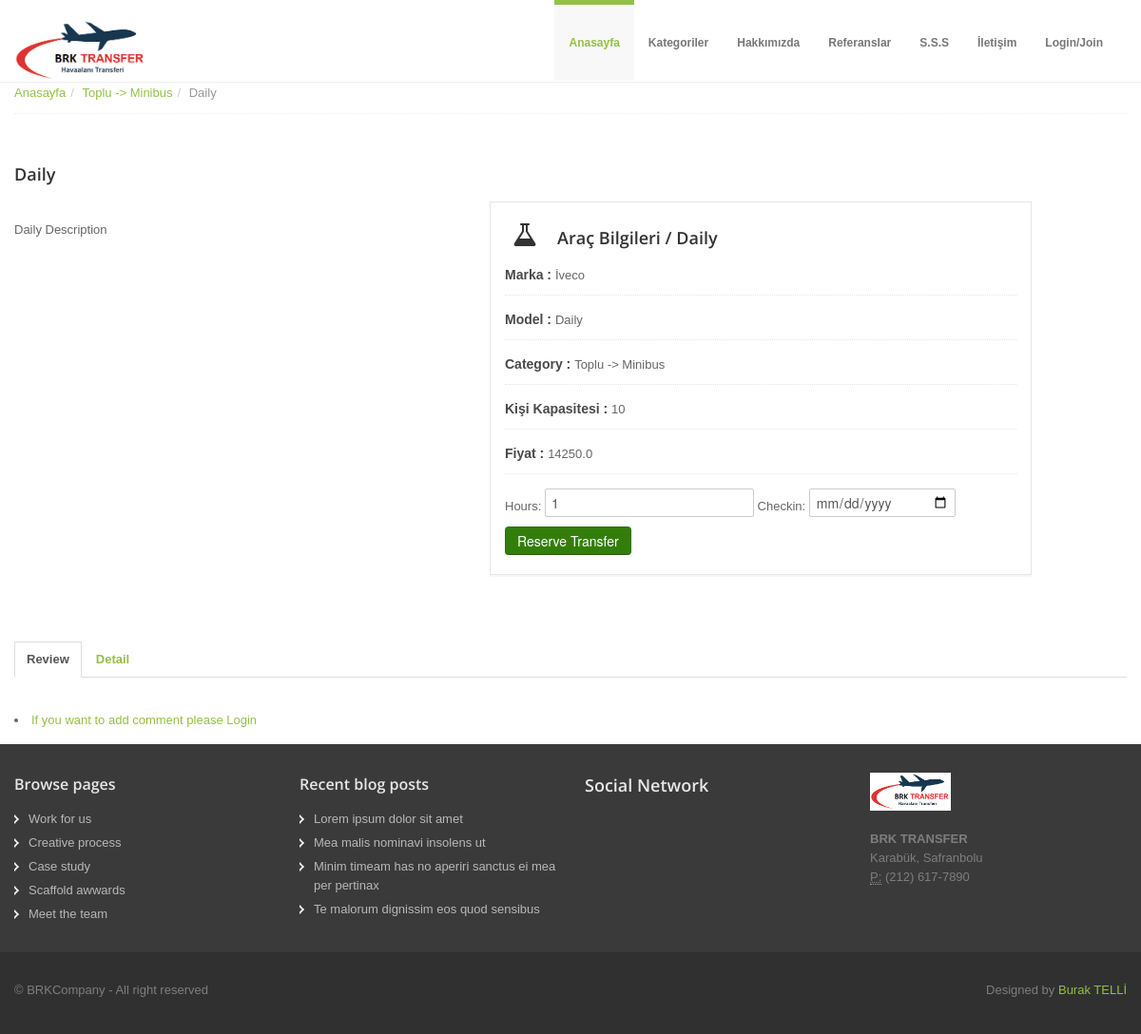
The page /car/9/daily/ on the database its author committed.
### car/models.py (models this page shows, shortened)
class Car(models.Model):
    STATUS = (
        ('True', 'Evet'),
        ('False', 'Hayır'),
    )
    category = models.ForeignKey(Category, on_delete=models.CASCADE)
    title = models.CharField(blank=True, max_length=150)
    keywords = models.CharField(blank=True, max_length=255)
    description = models.CharField(blank=True, max_length=255)
    marka = models.CharField(blank=True, max_length=255)
    model = models.CharField(blank=True, max_length=255)
    kisi_sayisi = models.IntegerField()
    image = models.ImageField(blank=True, upload_to='images/')
    price = models.FloatField()
    detail = RichTextUploadingField()
    slug = models.SlugField(null=False, unique=True)
    status = models.CharField(max_length=10, choices=STATUS)
    create_at = models.DateTimeField(auto_now_add=True)
    update_at = models.DateTimeField(auto_now = True)
    def image_tag(self):
        return mark_safe('<img src="{}" height="50"/>'.format(self.image.url))
    image_tag.short_description = 'Image'

class Category(MPTTModel):
    STATUS = (
        ('True', 'Evet'),
        ('False', 'Hayır'),
    )
    title = models.CharField(max_length=100)
    keywords = models.CharField(max_length=255)
    description = models.CharField(max_length=255)
    image = models.ImageField(blank=True, upload_to='images/')
    status = models.CharField(max_length=10, choices=STATUS)
    slug = models.SlugField(null=False, unique=True)
    parent = TreeForeignKey('self', blank=True, null=True, related_name='children', on_delete=models.CASCADE)
    create_at = models.DateTimeField(auto_now_add=True)
    update_at = models.DateTimeField(auto_now = True)
    class MPTTMeta:
        order_insertion_by = ['title']
    def __str__(self):
        full_path = [self.title]
        k = self.parent
        while k is not None:
            full_path.append(k.title)
            k = k.parent
        return ' -> '.join(full_path[::-1])
    def image_tag(self):
        return mark_safe('<img src="{}" height="50"/>'.format(self.image.url))
    image_tag.short_description = 'Image'

### home/views.py (the view)
# urls.py: path('car/<int:id>/<slug:slug>/', views.car_detail, name='car_detail'),
def car_detail(request, id, slug):
    category = Category.objects.all()
    car = Car.objects.get(pk=id)
    images = Images.objects.filter(car_id=id)
    comments = Comment.objects.filter(car_id=id, status='True')
    if request.user.is_authenticated:
        current_user = request.user
        profile = UserProfile.objects.get(user_id=current_user.id)
        context = {'category': category,
               'car': car,
               'images': images,
               'comments': comments,
               'profile': profile,
               }
    else:
        context = {'category': category,
                   'car': car,
                   'images': images,
                   'comments': comments,
                   }
    return render(request, 'car_detail.html', context)

### home/templates/car_detail.html (shortened to what this page needs)
{% extends "homebase.html" %}
{% block body %}
<section id="breadcrumb">
    <div class="container">
        <div class="row">
            <div class="span12">
                <ul class="breadcrumb notop">
                    <li><a href="/">Anasayfa</a><span class="divider">/</span></li>
                    <li><a href="/category/{{ car.category_id }}/{{ car.category.slug }}/">{{ car.category }}</a><span class="divider">/</span></li>
                    <li class="active">{{ car.title }}</li>
                </ul>
            </div>
        </div>
    </div>
</section>
<section id="maincontent">
    <div class="container">
        <div class="row">
            <div class="span12">
                <div class="heading">
                    <h4>{{ car.title }}</h4>
                </div>
                <div class="row">
                    <div class="span5">
                        <p>
                            {{ car.description | safe}}
                        </p>
                    </div>
                    <div class="span6">
                        <div class="project-widget">
                            <h4><i class="icon-48 icon-beaker"></i> Araç Bilgileri / {{ car.model }}</h4>
                            <ul class="project-detail">
                                <li><label>Marka : </label> {{ car.marka }}</li>
                                <li><label>Model : </label> {{ car.model }}</li>
                                <li><label>Category : </label> {{ car.category }}</li>
                                <li><label>Kişi Kapasitesi : </label> {{ car.kisi_sayisi }}</li>
                                <li><label>Fiyat : </label>{{ car.price }}</li>
                                <form name="reservation" action="/car/addreservation/{{ car.id }}" method="post">
                                    Hours: <input type="number" id="hours" name="hours" value="1" style="...">
                                    Checkin: <input type="date" id="check_in" name="check_in" style="width: 140px" required>
                                    <input type="submit" value="Reserve Transfer" class="btn btn-success">
                                </form>
                            </ul>
                        </div>
                    </div>
                </div>
            </div>
        </div>
        <div class="">
            <ul id="myTab" class="nav nav-tabs">
                <li class="active"><a href="#home" data-toggle="tab">Review</a></li>
                <li><a href="#profile" data-toggle="tab">Detail</a></li>
            </ul>
            <div id="myTabContent" class="tab-content">
                <div class="tab-pane fade in active" id="home">
                    <p>
                    {% if user.id is not None %}
                    <H5>Write your comment</H5>
                    {% if messages %}
                    {% for message in messages %}
                    <div class ="alert-alert-{{ mesage.tags }}" role="alert">
                        {{ message }}
                    </div>
                    {% endfor %}
                    {% endif %}
                    <form name="comment" action="/car/addcomment/{{ car.id }}" method="post">
                        {% csrf_token %}
                        <div class="row">
                            <div class="span3 form-group">
                                <input type="text" class="form-control" id="id_subject" name="subject" placeholder="Subject" data-rule="minlen:4"
                                       data-msg="Please enter at least 8 chars of subject" />
                            </div>
                            <div class="span1 form-group">
                                <div class="span5 form-group">
                                    Rate
                                    <select id="comment_rate" name="rate" class="form-control">
                                        <option>1</option>
                                        <option>2</option>
                                        <option>3</option>
                                        <option>4</option>
                                        <option>5</option>
                                    </select>
                                </div>
                            </div>
                            <br><br>
                            <br>
                            <div class="span7 form-group">
                                    <textarea class="form-control" id="id_comment" name="comment" maxlength="255" rows="4" data-rule="required" data-msg="Please write something for us" placeholder="Comment">
                                    </textarea>
                                <div class="text-center">
                                </div>
                            </div>
                        </div>
                        <button class="btn btn-color1 btn-rounded" type="submit">Send Comment</button>
                    </form>
                    {% else %}
                    <li>
                        <a href="/login">If you want to add comment please Login</a>
                    </li>
                    {% endif %}
                    </p>
                </div>
            </div>
        </div>
    </div>
</section>
{% endblock %}

### home/static/assets/css/docs.css (style rules this page uses)
section { padding-top: 30px; }

### home/static/assets/css/style.css (style rules this page uses)
.row { margin-bottom: 20px; }
#maincontent { z-index: 1000; margin-top: 0px; }
ul.project-detail { list-style: none; margin: 0; padding: 0; }
ul.project-detail li { list-style: none; border-bottom: 1px dotted #e5e5e5; padding-bottom: 10px; margin-bottom: 15px; }
ul.project-detail li label { display: inline; color: #494949; font-weight: bold; }
.project-widget { padding: 20px 15px 0 15px; margin: 0 0 30px 0; border: 1px solid #e6e6e6; -webkit-box-shadow: 0 2px 0 rgba(0, 0, 0, 0.03); -moz-box-shadow: 0 2px 0 rgba(0, 0, 0, 0.03); box-shadow: 0 2px 0 rgba(0, 0, 0, 0.03); -webkit-box-sizing: border-box; -moz-box-sizing: border-box; box-sizing: border-box; }
[class^="icon-"], [class*=" icon-"] { float: none; }
[class^="icon-"], [class*=" icon-"] { margin-top: 1px; margin-right: .3em; }
.icon-48 { width: 32px; height: 32px; padding: 8px; font-size: 28px; line-height: 30px; }
.nav-tabs>li>a, .nav-pills>li>a { font-weight: bold; }
#breadcrumb .breadcrumb { margin: -30px 0 0 0; border-bottom: 1px dotted #eeeeee; padding-bottom: 10px; }
.breadcrumb>li { display: inline-block; *display: inline; line-height: 1.6em; *zoom: 1; }
.breadcrumb>li>.divider { padding: 0 5px; color: #ccc; }

### home/static/assets/color/default.css (style rules this page uses)
a { color: #94c045; }

### home/static/assets/css/overwrite.css (style rules this page uses)
body { margin: 0; font-family: Tahoma, Arial, sans-serif; font-size: 13px; line-height: 1.6em; color: #666; background-color: #ffffff; }
p { margin: 0 0 15px; }
a { color: #0088cc; text-decoration: none; }
h1, h2, h3, h4, h5, h6 { color:#333; font-family: 'Open Sans', sans-serif; font-weight:600; line-height:1.5em; margin-top:0; margin-bottom:15px; }
h4 { font-size: 18px; }
select, textarea, input[type="text"], input[type="password"], input[type="datetime"], input[type="datetime-local"], input[type="date"], input[type="month"], input[type="time"], input[type="week"], input[type="number"], input[type="email"], input[type="url"], input[type="search"], input[type="tel"], input[type="color"], .uneditable-input { -webkit-border-radius: 2px; -moz-border-radius: 2px; border-radius: 2px; }
textarea, input[type="text"], input[type="password"], input[type="datetime"], input[type="datetime-local"], input[type="date"], input[type="month"], input[type="time"], input[type="week"], input[type="number"], input[type="email"], input[type="url"], input[type="search"], input[type="tel"], input[type="color"], .uneditable-input { -webkit-box-shadow: none; -moz-box-shadow: none; box-shadow: none; }
.btn { display: inline-block; *display: inline; *zoom: 1; padding: 4px 12px; margin-bottom: 0; font-size: 14px; line-height: 20px; text-align: center; vertical-align: middle; cursor: pointer; color: #333333; text-shadow: 0 1px 1px rgba(255, 255, 255, 0.75); background-color: #f5f5f5; border-color: #e6e6e6 #e6e6e6 #bfbfbf; border-color: rgba(0, 0, 0, 0.1) rgba(0, 0, 0, 0.1) rgba(0, 0, 0, 0.25); *background-color: #e6e6e6; filter: progid:DXImageTransform.Microsoft.gradient(enabled = false); border: 1px solid #bbbbbb; *border: 0; border-bottom-color: #a2a2a2; *margin-left: .3em; -webkit-box-shadow: none; -moz-box-shadow: none; box-shadow: none; }
.btn-success { color: #ffffff; text-shadow: none; background-color: #337e0a; *background-color: #337e0a; background-image: -moz-linear-gradient(top, #337e0a, #337e0a); background-image: -webkit-gradient(linear, 0 0, 0 100%, from(#337e0a), to(#337e0a)); background-image: -webkit-linear-gradient(top, #337e0a, #337e0a); background-image: -o-linear-gradient(top, #337e0a, #337e0a); background-image: linear-gradient(to bottom, #337e0a, #337e0a); background-repeat: repeat-x; border-color: #337e0a #337e0a #337e0a; border-color: rgba(0, 0, 0, 0.1) rgba(0, 0, 0, 0.1) rgba(0, 0, 0, 0.25); filter: progid:DXImageTransform.Microsoft.gradient(startColorstr='#ff337e0a', endColorstr='#ff337e0a', GradientType=0); filter: progid:DXImageTransform.Microsoft.gradient(enabled=false); }
button.btn, input[type="submit"].btn { *padding-top: 3px; *padding-bottom: 3px; }
.nav-tabs > li > a { border: 1px solid transparent; -webkit-border-radius: 0; -moz-border-radius: 0; border-radius: 0; }
.nav-tabs > .active > a, .nav-tabs > .active > a:hover { background-color: #ffffff; border: 1px solid #ddd; border-bottom-color: transparent; cursor: default; }
.breadcrumb { padding: 8px 0; background-color: #fff; -webkit-border-radius: 0; -moz-border-radius: 0; border-radius: 0; }
.breadcrumb > li { text-shadow: none; }
.breadcrumb li span { color:#aaa; padding:0 5px; }

### rows shown on the page
Car: category "Toplu -> Minibus", title "Daily", description "Daily Description", model "Daily", marka "İveco", kisi_sayisi "10", price "14250.0"
